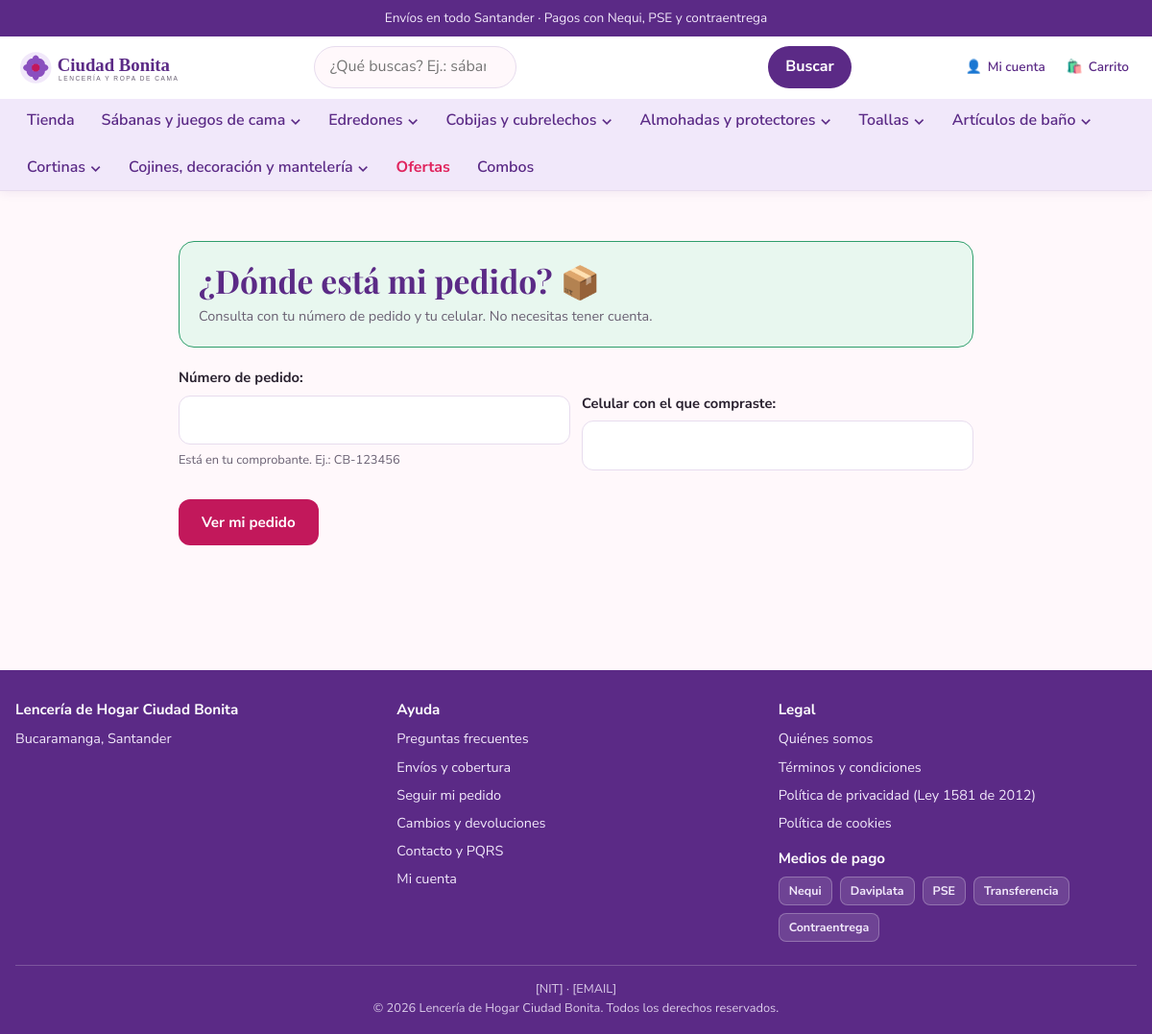
Page /seguimiento/ on the committed database.
### core/models.py (models this page shows, shortened)
class SiteConfig(models.Model):
    nombre_negocio = models.CharField(
        "nombre del negocio", max_length=120, default="Lencería de Hogar Ciudad Bonita"
    )
    lema = models.CharField(
        "lema", max_length=160, blank=True,
        help_text="Frase corta que aparece en el encabezado o el pie.",
    )
    logo = models.ImageField("logo", upload_to="config/", blank=True, help_text="PNG o SVG.")
    ciudad = models.CharField("ciudad y departamento", max_length=80, default="Bucaramanga, Santander")
    whatsapp = models.CharField(
        "WhatsApp", max_length=20, blank=True,
        help_text="Solo dígitos con código de país. Ejemplo: 573001112233",
    )
    telefono = models.CharField("teléfono", max_length=20, blank=True)
    email_contacto = models.EmailField("correo de contacto", blank=True)
    nit = models.CharField("NIT", max_length=20, blank=True, help_text="Dejar en blanco si aún no se tiene.")
    direccion = models.CharField("dirección", max_length=160, blank=True)
    horario = models.CharField(
        "horario de atención", max_length=120, blank=True,
        help_text="Ejemplo: Lunes a sábado de 9:00 a.m. a 7:00 p.m.",
    )
    banner_promo_activo = models.BooleanField("mostrar banner de promoción", default=True)
    banner_promo_texto = models.CharField(
        "texto de promoción", max_length=160,
        default="Envíos en todo Santander · Pagos con Nequi, PSE y contraentrega",
    )
    ofertas_hasta = models.DateTimeField(
        "ofertas de la semana hasta", null=True, blank=True,
        help_text="Fecha y hora en que termina la cuenta regresiva de ofertas del inicio. "
                  "Si está vacía, no se muestra la sección.",
    )
    iva_incluido = models.BooleanField(
        "precios con IVA incluido", default=True,
        help_text="Si se desactiva, el IVA se calcula aparte en el checkout.",
    )
    iva_tasa = models.DecimalField(
        "tasa de IVA (%)", max_digits=5, decimal_places=2, default=19.00,
    )
    pago_nequi = models.TextField(
        "Nequi", blank=True,
        help_text="Número Nequi y titular. Ej.: 300 111 2233 — Lencería de Hogar. "
                  "Dejar en blanco si aún no se tiene.",
    )
    pago_daviplata = models.TextField(
        "Daviplata", blank=True,
        help_text="Número Daviplata y titular. Dejar en blanco si aún no se tiene.",
    )
    pago_transferencia = models.TextField(
        "Transferencia bancaria", blank=True,
        help_text="Banco, tipo de cuenta, número de cuenta y titular. "
                  "Dejar en blanco si aún no se tiene.",
    )
    reserva_horas_transferencia = models.PositiveIntegerField(
        "horas de reserva para transferencia", default=48,
        help_text="Cuánto tiempo se reserva el stock esperando el comprobante "
                  "(horas). Después el pedido se cancela solo.",
    )
    instagram = models.URLField("Instagram", blank=True)
    facebook = models.URLField("Facebook", blank=True)
    tiktok = models.URLField("TikTok", blank=True)
    class Meta:
        verbose_name = "configuración del negocio"
        verbose_name_plural = "configuración del negocio"
    @classmethod
    def get(cls):
        obj, _created = cls.objects.get_or_create(pk=1)
        return obj

### catalog/models.py (models this page shows, shortened)
class Categoria(models.Model):
    nombre = models.CharField("nombre", max_length=80, unique=True)
    slug = models.SlugField("slug", max_length=90, unique=True, blank=True)
    padre = models.ForeignKey(
        "self", on_delete=models.CASCADE, related_name="hijas",
        verbose_name="categoría padre", blank=True, null=True,
        help_text="Déjalo vacío para una categoría principal.",
    )
    descripcion = models.TextField("descripción", blank=True)
    imagen = models.ImageField("imagen", upload_to="categorias/", blank=True)
    orden = models.PositiveIntegerField("orden", default=0)
    activa = models.BooleanField("activa", default=True)
    meta_titulo = models.CharField("título SEO", max_length=70, blank=True)
    meta_descripcion = models.CharField("meta descripción SEO", max_length=160, blank=True)
    class Meta:
        verbose_name = "categoría"
        verbose_name_plural = "categorías"
        ordering = ["orden", "nombre"]
    def get_absolute_url(self):
        return reverse("catalog:categoria", args=[self.slug])

### orders/views.py (the view)
# urls.py: path("seguimiento/", views.seguimiento, name="seguimiento"),
def seguimiento(request):
    pedido = None
    form = SeguimientoForm(request.POST or None)
    if request.method == "POST" and form.is_valid():
        pedido = form.cleaned_data["pedido"]
    return render(
        request, "orders/seguimiento.html",
        {"form": form, "pedido": pedido},
    )

### orders/views.py (shortened to what this page needs)
class SeguimientoForm(forms.Form):
    numero = forms.CharField(
        label="Número de pedido",
        max_length=20,
        help_text="Está en tu comprobante. Ej.: CB-123456",
    )
    telefono = forms.CharField(label="Celular con el que compraste", max_length=20)

### accounts/context_processors.py (called while the page is built)
def deseos(request):
    if request.user.is_authenticated:
        return {
            "deseos_ids": set(request.user.deseos.values_list("producto_id", flat=True))
        }
    return {"deseos_ids": set()}

### cart/context_processors.py (called while the page is built)
def carrito(request):
    from cart.servicios import resumen
    return {"carrito_ui": resumen(request)}

### cart/servicios.py (called while the page is built, shortened)
def leer(request):
    datos = request.session.get(CLAVE) or {}
    lineas = {}
    return {
        "lineas": lineas,
        "cupon": str(datos.get("cupon") or "").strip().upper(),
        "municipio": str(datos.get("municipio") or "").strip(),
        "guardados": [str(s) for s in (datos.get("guardados") or [])],
    }

### core/context_processors.py (called while the page is built)
def site_config(request):
    config = SiteConfig.get()
    from catalog.models import Categoria
    categorias_menu = list(
        Categoria.objects.filter(activa=True, padre=None)
        .prefetch_related("hijas")
        .order_by("orden", "nombre")
    )
    return {
        "site": config,
        "categorias_menu": categorias_menu,
    }

### promotions/engine.py (called while the page is built)
def _d(valor):
    return Decimal(valor).quantize(ENTERO, rounding=ROUND_HALF_UP)

def _contexto_promos(ahora):
    return {
        "relampagos": list(
            VentaRelampago.objects.filter(activo=True, desde__lte=ahora, hasta__gte=ahora)
        ),
        "descuentos": list(
            Descuento.objects.filter(activo=True)
            .select_related("producto", "variante", "categoria")
        ),
        "unidades": list(
            PromoUnidades.objects.filter(activo=True).select_related("producto", "categoria")
        ),
        "volumen": list(
            PromoVolumen.objects.filter(activo=True).select_related("producto", "categoria")
        ),
    }

    @property
    def subtotal(self):
        return _d(sum(l.subtotal for l in self.lineas))

    @property
    def subtotal_publicado(self):
        return _d(sum(l.precio_unitario * l.cantidad for l in self.lineas))

    @property
    def subtotal_base(self):
        return _d(sum(l.subtotal_base for l in self.lineas))

    @property
    def total_descuentos(self):
        return _d(self.descuento_ofertas + self.cupon_descuento)

    @property
    def total(self):
        return _d(self.subtotal - self.cupon_descuento)

### templates/orders/seguimiento.html (shortened to what this page needs)
{% extends "base.html" %}
{% load format_tags %}
{% block contenido %}
<div class="contenedor pedido seguimiento">
  <header class="pedido__cabecera">
    <h1>¿Dónde está mi pedido? 📦</h1>
    <p class="pedido__fecha">Consulta con tu número de pedido y tu celular.
      No necesitas tener cuenta.</p>
  </header>
  <form method="post" class="seguimiento__form" novalidate>
    <div class="seguimiento__campos">
      {% for campo in form %}
        <div class="campo{% if campo.errors %} campo--error{% endif %}">
          {{ campo.label_tag }}
          {{ campo }}
          {% if campo.help_text %}<small class="campo__ayuda">{{ campo.help_text }}</small>{% endif %}
        </div>
      {% endfor %}
    </div>
    <button type="submit" class="btn btn-primario">Ver mi pedido</button>
  </form>
</div>
{% endblock contenido %}

### templates/includes/header.html (shortened to what this page needs)
{% load static %}
<header class="encabezado">
  {% if site.banner_promo_activo and site.banner_promo_texto %}
    <div class="barra-promo">
      {{ site.banner_promo_texto }}
    </div>
  {% endif %}
  <div class="contenedor encabezado__fila">
    <a class="logo" href="{% url 'core:home' %}" aria-label="Ir al inicio de {{ site.nombre_negocio }}">
      {% if site.logo %}
        <img src="{{ site.logo.url }}" alt="{{ site.nombre_negocio }}" width="220" height="60">
      {% else %}
        <img src="{% static 'img/logo.svg' %}" alt="{{ site.nombre_negocio }}" width="220" height="60">
      {% endif %}
    </a>
    <div class="buscar" x-data="{ abierto: false, consulta: '' }" @click.outside="abierto = false">
      <form class="buscar__caja" action="{% url 'catalog:buscar' %}" method="get" role="search"
            @submit="abierto = false">
        <div class="buscar__campo">
          <input type="search" name="q" placeholder="¿Qué buscas? Ej.: sábanas, edredón, toallas…"
                 aria-label="Buscar productos" autocomplete="off"
                 hx-get="{% url 'catalog:autocomplete' %}"
                 hx-trigger="keyup changed delay:250ms"
                 hx-target="#sugerencias"
                 hx-include="closest .buscar"
                 @focus="abierto = true"
                 x-model="consulta">
        </div>
        <button type="submit">Buscar</button>
      </form>
    </div>
    <nav class="acciones" aria-label="Mi cuenta y carrito">
      {% if user.is_authenticated %}
        <a href="{% url 'accounts:panel' %}">
          <span aria-hidden="true">👤</span><span class="texto">{{ user.first_name|default:"Mi cuenta" }}</span>
        </a>
      {% else %}
        <a href="{% url 'accounts:ingreso' %}">
          <span aria-hidden="true">👤</span><span class="texto">Mi cuenta</span>
        </a>
      {% endif %}
      <a href="{% url 'cart:pagina' %}" {% if carrito_ui.items %}class="tiene-items"{% endif %}>
        <span aria-hidden="true">🛍️</span><span class="texto">Carrito</span>
      </a>
    </nav>
  </div>
  <nav class="menu-nav" aria-label="Categorías"
       x-data="{ movil: false }"
       @abrir-menu.window="movil = true"
       :class="movil ? 'menu-nav--movil-abierto' : ''">
    <div class="contenedor">
      <ul>
        <li><a href="{% url 'catalog:tienda' %}">Tienda</a></li>
        {% for cat in categorias_menu %}
          <li class="menu-nav__item"
              x-data="{ abierto: false }"
              @mouseenter="abierto = true" @mouseleave="abierto = false">
            <a href="{{ cat.get_absolute_url }}"
               @click.prevent="if ({{ cat.hijas.all|length }}) { abierto = !abierto } else { window.location = '{{ cat.get_absolute_url }}' }"
               :aria-expanded="abierto ? 'true' : 'false'">
              {{ cat.nombre }}{% if cat.hijas.all %} <span aria-hidden="true">⌄</span>{% endif %}
            </a>
          </li>
        {% endfor %}
        <li><a href="{% url 'catalog:ofertas' %}" class="menu-nav__ofertas">Ofertas</a></li>
        <li><a href="{% url 'catalog:combos' %}">Combos</a></li>
      </ul>
    </div>
  </nav>
</header>

### templates/includes/footer.html (shortened to what this page needs)
<footer class="pie">
  <div class="contenedor">
    <div class="pie__columnas">
      <div>
        <h3>{{ site.nombre_negocio }}</h3>
        <p class="mt-1">
          {% if site.ciudad %}{{ site.ciudad }}<br>{% endif %}
        </p>
      </div>
      <div>
        <h4>Ayuda</h4>
        <ul>
          <li><a href="{% url 'core:pagina' 'preguntas-frecuentes' %}">Preguntas frecuentes</a></li>
          <li><a href="{% url 'core:pagina' 'envios-y-cobertura' %}">Envíos y cobertura</a></li>
          <li><a href="{% url 'orders:seguimiento' %}">Seguir mi pedido</a></li>
          <li><a href="{% url 'core:pagina' 'cambios-y-devoluciones' %}">Cambios y devoluciones</a></li>
          <li><a href="{% url 'core:pagina' 'contacto' %}">Contacto y PQRS</a></li>
          <li><a href="{% if user.is_authenticated %}{% url 'accounts:panel' %}{% else %}{% url 'accounts:ingreso' %}{% endif %}">Mi cuenta</a></li>
        </ul>
      </div>
      <div>
        <h4>Legal</h4>
        <ul>
          <li><a href="{% url 'core:pagina' 'quienes-somos' %}">Quiénes somos</a></li>
          <li><a href="{% url 'core:pagina' 'terminos' %}">Términos y condiciones</a></li>
          <li><a href="{% url 'core:pagina' 'privacidad' %}">Política de privacidad (Ley 1581 de 2012)</a></li>
          <li><a href="{% url 'core:pagina' 'cookies' %}">Política de cookies</a></li>
        </ul>
        <h4 class="mt-2">Medios de pago</h4>
        <div class="pie__mediospago">
          <span>Nequi</span><span>Daviplata</span><span>PSE</span>
          <span>Transferencia</span><span>Contraentrega</span>
        </div>
      </div>
    </div>
    <div class="pie__legal">
      <p>
        {% if site.nit %}NIT {{ site.nit }} · {% else %}[NIT] · {% endif %}
        {% if site.email_contacto %}{{ site.email_contacto }}{% else %}[EMAIL]{% endif %}
      </p>
      <p>© {% now "Y" %} {{ site.nombre_negocio }}. Todos los derechos reservados.</p>
    </div>
  </div>
</footer>

### static/css/catalogo.css (style rules this page uses)
.menu-nav { position: relative; }
.menu-nav ul { list-style: none; }
.menu-nav__item { position: relative; }
.menu-nav__ofertas { color: var(--oferta) !important; font-weight: 700; }
.buscar__campo { position: relative; flex: 1; }

### static/css/carrito.css (style rules this page uses)
.encabezado .acciones a { position: relative; }

### static/css/cuenta.css (style rules this page uses)
.campo { display: grid; gap: 6px; margin-bottom: 16px; }
.campo label { font-weight: 700; font-size: 0.92rem; }
.campo input[type="text"], .campo input[type="email"], .campo input[type="password"], .campo input[type="tel"], .campo select, .campo textarea { width: 100%; padding: 12px 14px; border: 1.5px solid var(--borde); border-radius: var(--radio); background: var(--blanco); font: inherit; }
.campo__ayuda { color: var(--texto-2); font-size: 0.8rem; }

### static/css/pedidos.css (style rules this page uses)
.pedido { padding-block: 28px 56px; max-width: 860px; }
.pedido__cabecera { background: #e8f7ef; border: 1px solid var(--exito); border-radius: var(--radio-lg); padding: 20px; margin-bottom: 20px; }
.pedido__cabecera h1 { margin: 0 0 6px; }
.pedido__fecha { color: var(--texto-2); margin: 4px 0 0; font-size: 0.9rem; }
.seguimiento__form { display: grid; gap: 14px; margin-bottom: 26px; }
.seguimiento__campos { display: grid; gap: 12px; }
@media (min-width: 640px) { .seguimiento__campos { grid-template-columns: 1fr 1fr; align-items: end; } }
@media (min-width: 640px) { .seguimiento__form .btn { justify-self: start; } }

### rows in the picture
SiteConfig: banner_promo_texto "Envíos en todo Santander · Pagos con Nequi, PSE y contraentrega", nombre_negocio "Lencería de Hogar Ciudad Bonita", ciudad "Bucaramanga, Santander"
Categoria: nombre "Sábanas y juegos de cama"
Categoria: nombre "Edredones"
Categoria: nombre "Cobijas y cubrelechos"
Categoria: nombre "Almohadas y protectores"
Categoria: nombre "Toallas"
Categoria: nombre "Artículos de baño"
Categoria: nombre "Cortinas"
Categoria: nombre "Cojines, decoración y mantelería"

### other values in the picture
{{ campo.label_tag }} "Número de pedido:" "Celular con el que compraste:"
{{ campo.help_text }} "Está en tu comprobante. Ej.: CB-123456"
